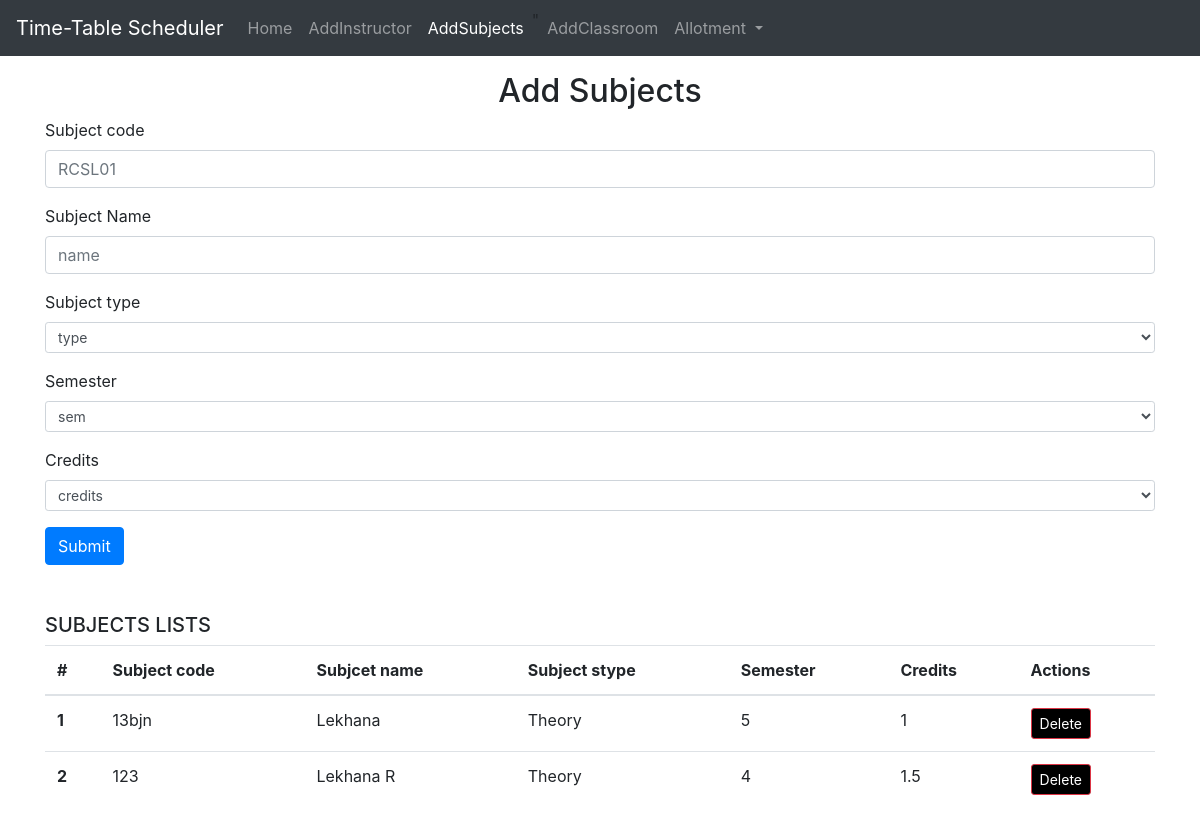
/addsubjects, run on an earlier commit of the app's database.
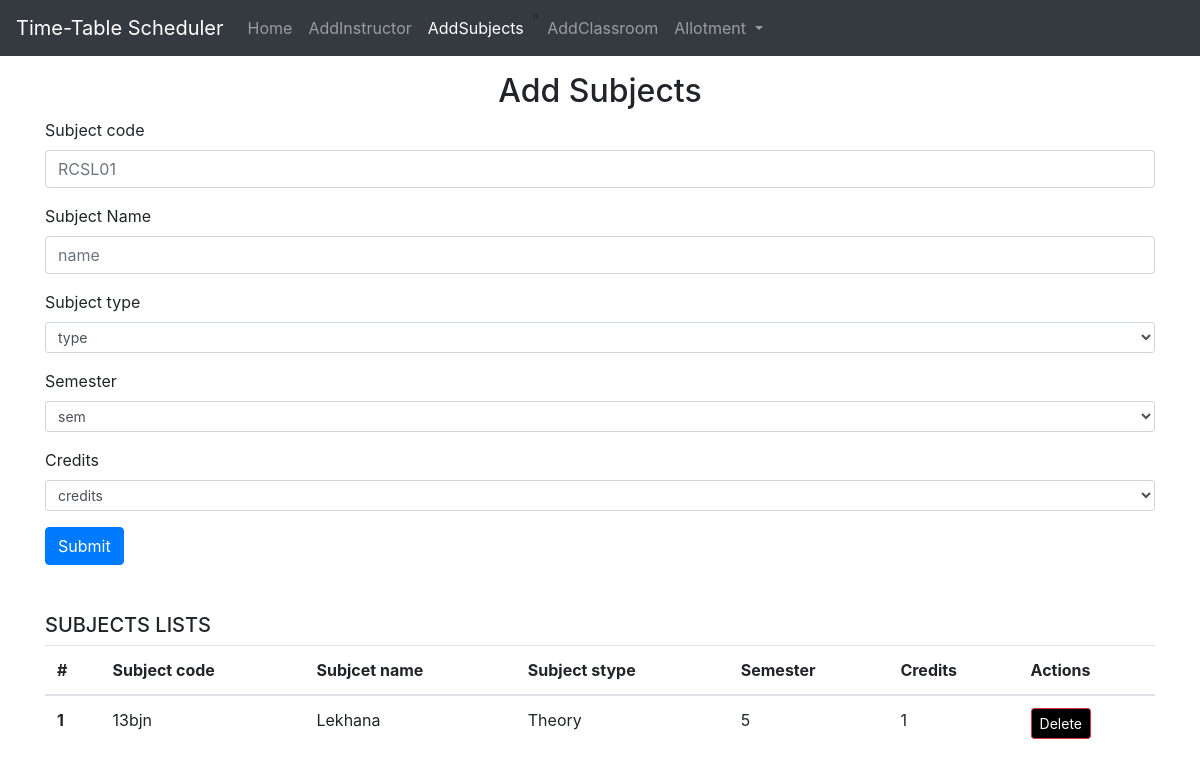
And on a later commit of the database.
### home/models.py (models this page shows, shortened)
class Subjects(models.Model):
    code = models.CharField(primary_key=True, max_length=10)
    name = models.CharField(max_length=100)
    stype = models.CharField(max_length=20, default='2' , null=True)
    sem = models.CharField(max_length=20, default='3')
    credits = models.CharField(max_length=20, default='1')

### home/views.py (the view, shortened to what this page needs)
# urls.py: path('addsubjects',views.addsubjects,name="addsubjects"),
def addsubjects(request):
    context = {'success': False}
    allsubjects = Subjects.objects.all()
    context['addsubjects'] = allsubjects
    return render(request, 'addsubjects.html', context)

### templates/addsubjects.html (shortened to what this page needs)
{% extends "base.html" %}
{% block addsubjectsactive %}active{% endblock addsubjectsactive %}
{% block body %}
    <div class= "container my-3">
        <h2 class="text-center">Add Subjects </h2>
        <form action="/addsubjects" method="post">
            <div class="form-group">
              <label for="name">Subject code</label>
              <input type="text" class="form-control" id="instructorid" name="code" placeholder="RCSL01">
            </div>
            <div class="form-group">
              <label for="name">Subject Name</label>
              <input type="text" class="form-control" id="name" name="name" placeholder="name">
            </div>
            <div class="form-group">
                <label for="designation">Subject type</label>
                <select class="form-control form-control-sm" name="stype" >
                  <option disabled selected>type</option>
                </select>
                </div>
                <div class="form-group">
                    <label for="designation">Semester</label>
                    <select class="form-control form-control-sm" name="sem">
                      <option disabled selected>sem</option>
                    </select>
                    </div>
                    <div class="form-group">
                        <label for="designation">Credits</label>
                        <select class="form-control form-control-sm" name="credits">
                          <option disabled selected>credits</option>
                        </select>
                        </div>
            <button type="submit" class="btn btn-primary">Submit</button>
          </form>
      </div>
      <div class="container my-5">
        <h5>SUBJECTS LISTS</h5>
        <table class="table">
            <thead>
              <tr>
                <th scope="col">#</th>
                <th scope="col">Subject code</th>
                <th scope="col">Subjcet name</th>
                <th scope="col">Subject stype</th>
                <th scope="col">Semester</th>
                <th scope="col">Credits</th>
                <th scope="col">Actions</th>
              </tr>
            </thead>
            <tbody>
                {% for subjects in addsubjects %}
          <tr>
            <th scope="row">{{ forloop.counter }}</th>
            <td>{{ subjects.code }}</td>
            <td>{{ subjects.name }}</td>
            <td>{{ subjects.stype}}</td>
            <td>{{ subjects.sem }}</td>
            <td>{{ subjects.credits}}</td>
            <td>
              <form action="{% url 'delete-subjects' subjects.code %}" method="post">
                <button type="submit" class="btn btn-danger btn-sm" style="background-color:black">Delete</button>
              </form>
            </td>
            </tr>
            {% endfor %}
                 </tbody>
                </table>
            </div>
{% endblock body %}

What changed in the data, as far as the page shows it:
removed Subjects: code "123", name "Lekhana R", stype "Theory", sem "4", credits "1.5"
